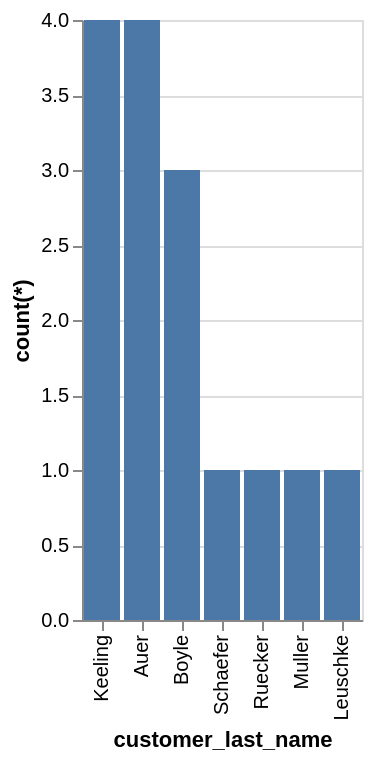

Express this chart as Vega-Lite.
### Vega-Lite specification from a JSON file in a GitHub repository (floating-point values rounded to 4 significant figures)
{"data": {"values": [{"x_data": "Keeling", "y_data": 4}, {"x_data": "Auer", "y_data": 4}, {"x_data": "Boyle", "y_data": 3}, {"x_data": "Schaefer", "y_data": 1}, {"x_data": "Ruecker", "y_data": 1}, {"x_data": "Muller", "y_data": 1}, {"x_data": "Leuschke", "y_data": 1}]}, "mark": "bar", "encoding": {"x": {"field": "x_data", "type": "nominal", "title": "customer_last_name", "sort": {"op": "sum", "field": "y_data", "order": "descending"}}, "y": {"field": "y_data", "type": "quantitative", "title": "count(*)"}}}
